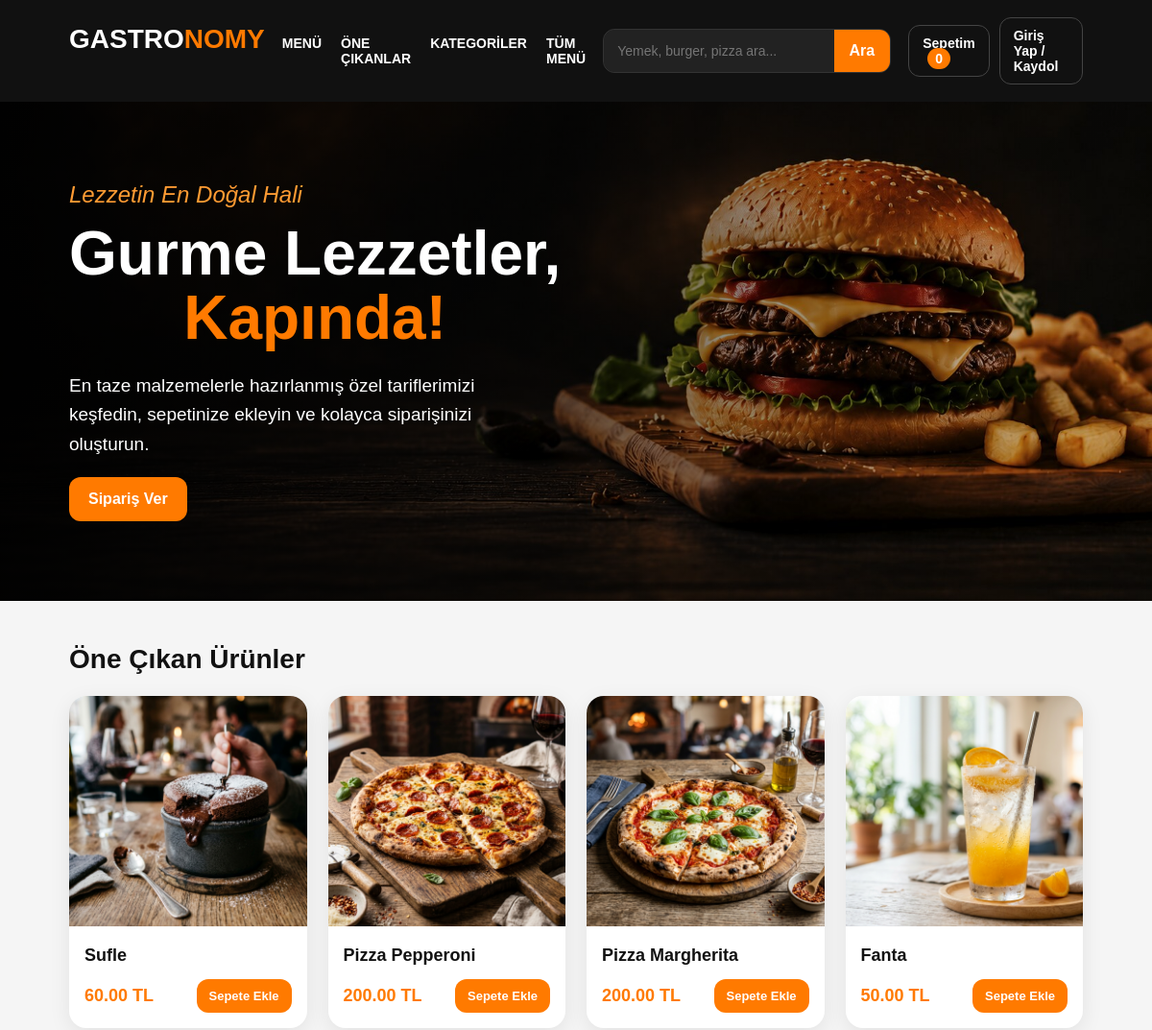
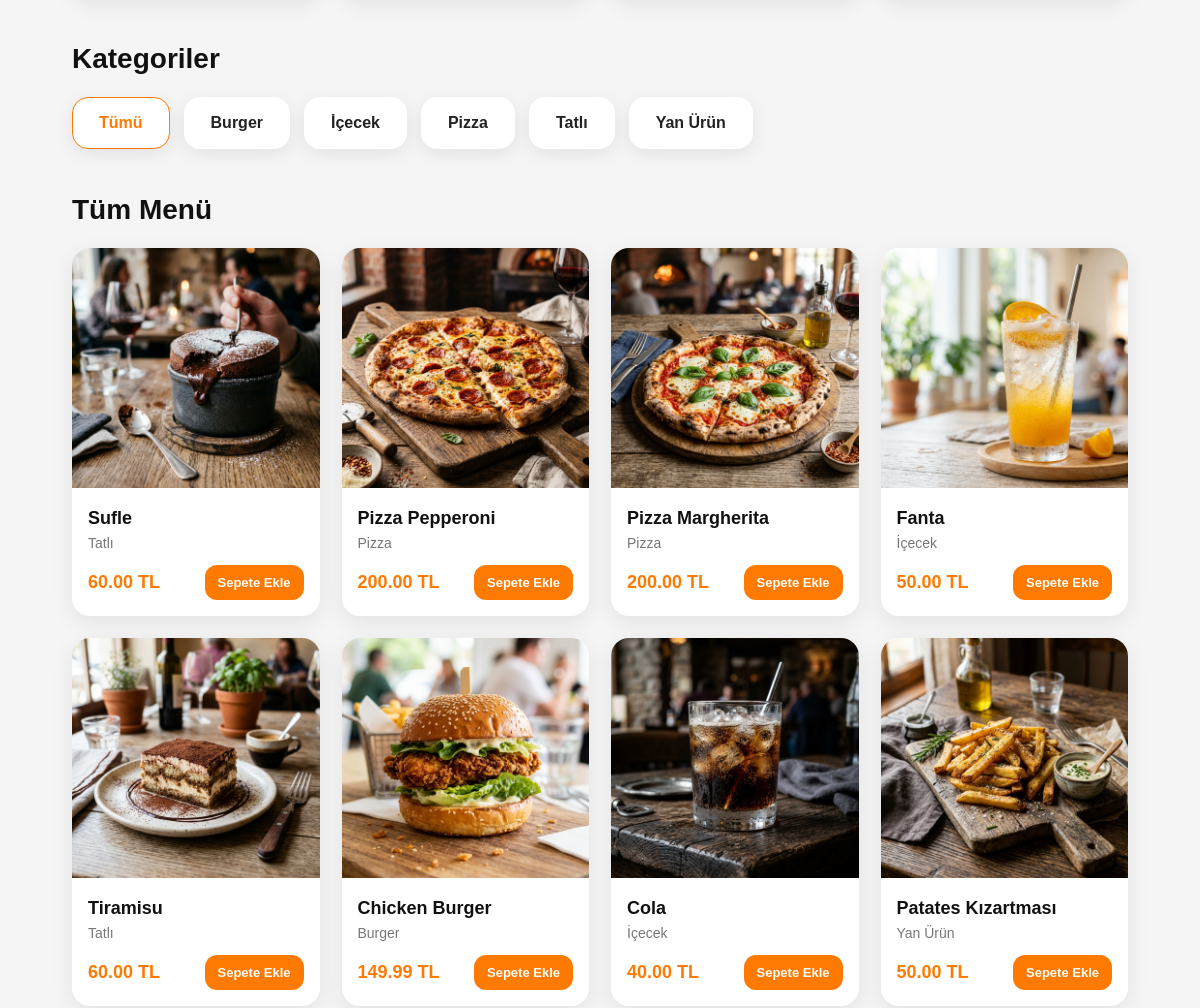
Page /urunler.php (upper part) on the earlier database version (2 pictures, top to bottom).
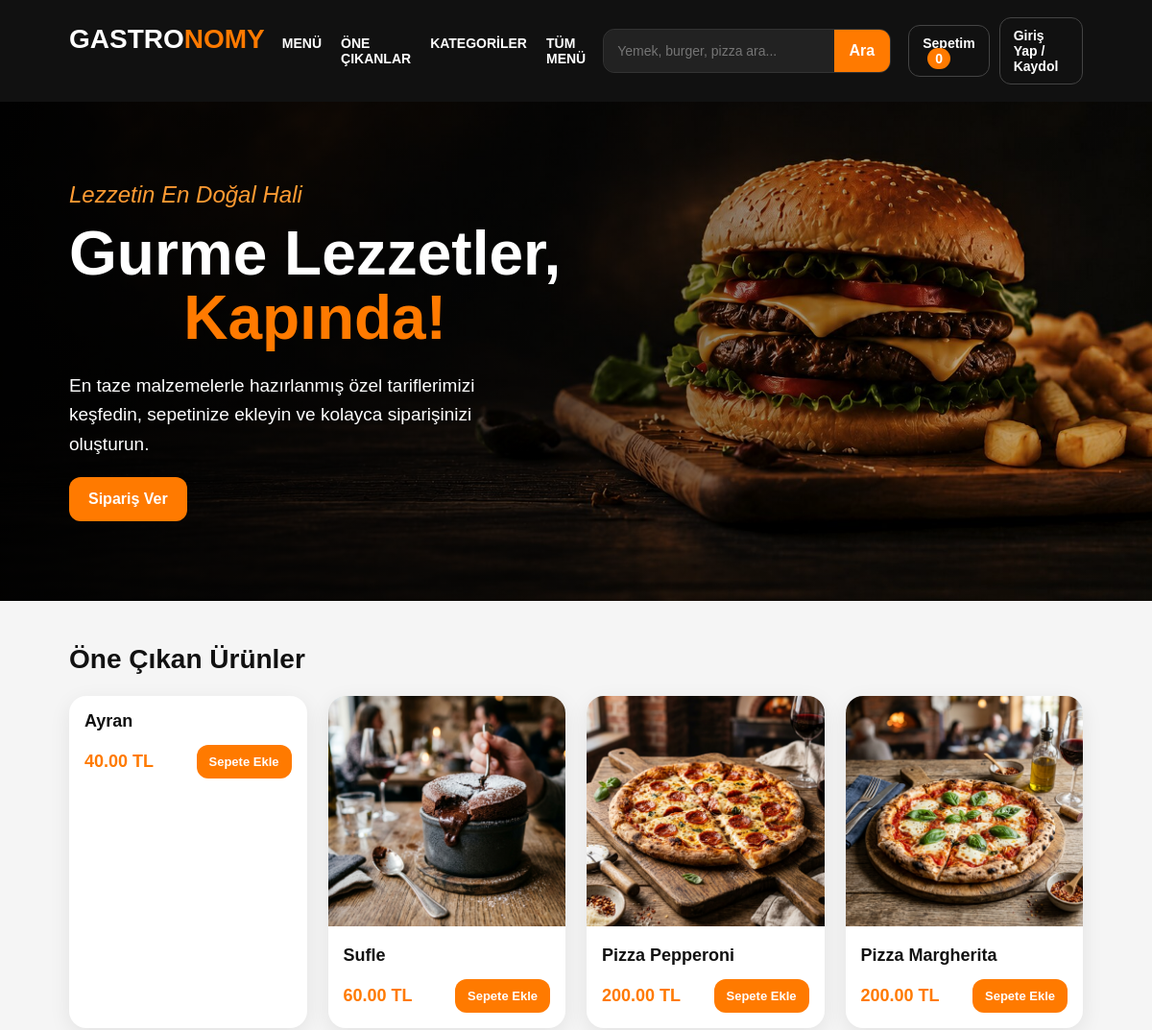
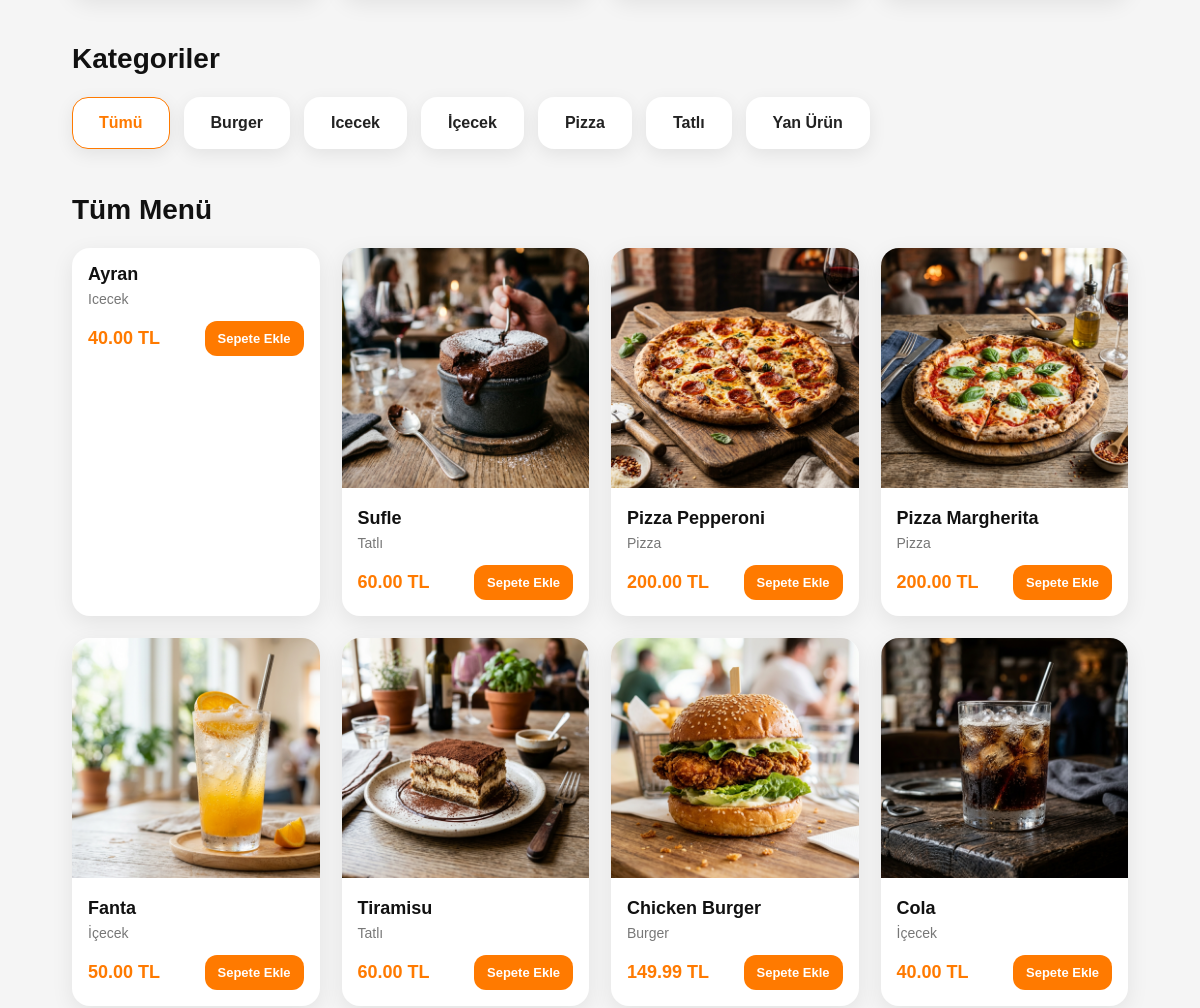
Same page on the later database version (2 pictures, top to bottom).
### tables this page shows
CREATE TABLE `urunler` (
  `id` int(11) NOT NULL,
  `urun_adi` varchar(100) NOT NULL,
  `kategori` varchar(50) DEFAULT NULL,
  `aciklama` text DEFAULT NULL,
  `fiyat` decimal(10,2) NOT NULL,
  `gorsel_yolu` varchar(255) DEFAULT NULL,
  `stok_durumu` tinyint(1) DEFAULT 1,
  `stok_miktari` int(11) NOT NULL DEFAULT 10
);

### urunler.php (the view, shortened to what the changed rows need)
<?php
include "db.php";
$kategori = $_GET["kategori"] ?? "Tümü";
$arama = trim($_GET["arama"] ?? "");
$aramaYapildi = $arama !== "";
$kategorilerResult = $conn->query("SELECT DISTINCT kategori FROM urunler ORDER BY kategori ASC");
if ($kategori !== "Tümü" && $arama !== "") {
    $stmt = $conn->prepare("
        SELECT * FROM urunler
        WHERE kategori = ?
        AND (urun_adi LIKE ? OR kategori LIKE ?)
        ORDER BY id DESC
    ");
    $like = "%".$arama."%";
    $stmt->bind_param("sss", $kategori, $like, $like);
    $stmt->execute();
    $result = $stmt->get_result();
} else {
    $result = $conn->query("SELECT * FROM urunler ORDER BY id DESC");
}
$featured = $conn->query("SELECT * FROM urunler WHERE stok_miktari > 0 ORDER BY id DESC LIMIT 4");
?>
<!DOCTYPE html>
<html lang="tr">
<head>
<link rel="stylesheet" href="assets/css/site.css">
</head>
<body>
<?php if (!$aramaYapildi): ?>
<section class="hero">
    <div class="hero-content">
        <h1>Gurme Lezzetler,<br><span>Kapında!</span></h1>
    </div>
</section>
<?php endif; ?>
<?php if (!$aramaYapildi): ?>
<section id="one-cikanlar" class="container">
    <div class="section-head">
        <h2>Öne Çıkan Ürünler</h2>
    </div>
    <div class="featured-grid">
        <?php if ($featured && $featured->num_rows > 0): ?>
            <?php while ($row = $featured->fetch_assoc()): ?>
                <?php
                    $urunId = (int)$row["id"];
                    $stokMiktari = (int)$row["stok_miktari"];
                    $sepettekiAdet = isset($_SESSION["cart"][$urunId]) ? (int)$_SESSION["cart"][$urunId]["adet"] : 0;
                    $kalanStok = $stokMiktari - $sepettekiAdet;
                ?>
                <div class="product-card">
                    <?php if (!empty($row["gorsel_yolu"])): ?>
                        <img src="<?php echo htmlspecialchars($row["gorsel_yolu"]); ?>" alt="<?php echo htmlspecialchars($row["urun_adi"]); ?>">
                    <?php endif; ?>
                    <div class="product-body">
                        <div class="product-title"><?php echo htmlspecialchars($row["urun_adi"]); ?></div>
                        <div class="product-bottom">
                            <div class="price"><?php echo number_format((float)$row["fiyat"], 2); ?> TL</div>
                            <?php if ($kalanStok > 0): ?>
                                <a class="btn" href="sepete-ekle.php?id=<?php echo $urunId; ?>">Sepete Ekle</a>
                            <?php else: ?>
                                <span class="btn btn-disabled">Tükendi</span>
                            <?php endif; ?>
                        </div>
                    </div>
                </div>
            <?php endwhile; ?>
        <?php endif; ?>
    </div>
</section>
<?php endif; ?>
<?php if (!$aramaYapildi): ?>
<section id="kategoriler" class="container">
    <div class="section-head">
        <h2>Kategoriler</h2>
    </div>
    <div class="filters">
        <a class="filter-btn <?php echo $kategori === 'Tümü' ? 'active' : ''; ?>" href="urunler.php#menu">Tümü</a>
        <?php if ($kategorilerResult && $kategorilerResult->num_rows > 0): ?>
            <?php while ($kat = $kategorilerResult->fetch_assoc()): ?>
                <a class="filter-btn <?php echo $kategori === $kat["kategori"] ? 'active' : ''; ?>"
                   href="urunler.php?kategori=<?php echo urlencode($kat["kategori"]); ?>#menu">
                    <?php echo htmlspecialchars($kat["kategori"]); ?>
                </a>
            <?php endwhile; ?>
        <?php endif; ?>
    </div>
</section>
<?php endif; ?>
<section id="menu" class="container">
    <div class="section-head">
        <h2>
            <?php if ($aramaYapildi): ?>
                "<?php echo htmlspecialchars($arama); ?>" için arama sonuçları
            <?php elseif ($kategori !== "Tümü"): ?>
                <?php echo htmlspecialchars($kategori); ?> Ürünleri
            <?php else: ?>
                Tüm Menü
            <?php endif; ?>
        </h2>
    </div>
    <div class="product-grid">
        <?php if ($result && $result->num_rows > 0): ?>
            <?php while ($row = $result->fetch_assoc()): ?>
                <?php
                    $urunId = (int)$row["id"];
                    $stokMiktari = (int)$row["stok_miktari"];
                    $sepettekiAdet = isset($_SESSION["cart"][$urunId]) ? (int)$_SESSION["cart"][$urunId]["adet"] : 0;
                    $kalanStok = $stokMiktari - $sepettekiAdet;
                ?>
                <div class="product-card" id="urun-<?php echo $urunId; ?>">
                    <?php if (!empty($row["gorsel_yolu"])): ?>
                        <img src="<?php echo htmlspecialchars($row["gorsel_yolu"]); ?>" alt="<?php echo htmlspecialchars($row["urun_adi"]); ?>">
                    <?php endif; ?>
                    <div class="product-body">
                        <div class="product-title"><?php echo htmlspecialchars($row["urun_adi"]); ?></div>
                        <div class="category"><?php echo htmlspecialchars($row["kategori"]); ?></div>
                        <div class="product-bottom">
                            <div class="price"><?php echo number_format((float)$row["fiyat"], 2); ?> TL</div>
                            <?php if ($kalanStok > 0): ?>
                                <a class="btn" href="sepete-ekle.php?id=<?php echo $urunId; ?>&return=<?php echo urlencode($_SERVER['REQUEST_URI'] . '#urun-' . $urunId); ?>">Sepete Ekle</a>
                            <?php else: ?>
                                <span class="btn btn-disabled">Tükendi</span>
                            <?php endif; ?>
                        </div>
                    </div>
                </div>
            <?php endwhile; ?>
        <?php else: ?>
            <p>Ürün bulunamadı.</p>
        <?php endif; ?>
    </div>
</section>
</body>
</html>

Differences in the rows shown:
no longer on one of the page's lists (row edited): urunler: urun_adi "Fanta", fiyat "50.00"
no longer on this page (row edited): urunler: shows a picture, urun_adi "Patates Kızartması", kategori "Yan Ürün", fiyat "50.00", shown under "Tüm Menü"
added urunler: urun_adi "Ayran", fiyat "40.00", kategori "Icecek"
Other differences:
new list line: "Icecek"
